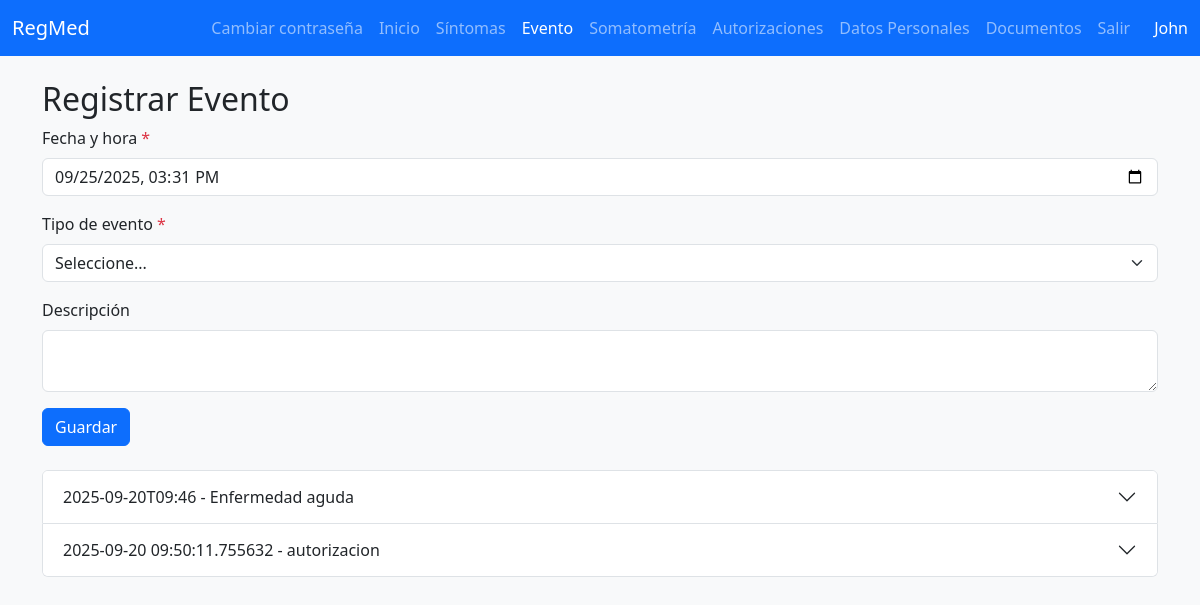
The page /evento (signed in) on the database its author committed.
### tables this page shows
CREATE TABLE users (id INTEGER PRIMARY KEY AUTOINCREMENT NOT NULL, username TEXT NOT NULL, hash TEXT NOT NULL, rol TEXT NOT NULL DEFAULT 'paciente');

CREATE TABLE "eventos" (
                id INTEGER PRIMARY KEY AUTOINCREMENT,
                date TEXT NOT NULL,
                users_id INTEGER NOT NULL,
                tipo TEXT NOT NULL,
                evento TEXT NOT NULL,
                type INTEGER NOT NULL
            );

### app.py (the view, shortened to what this page needs)
@app.route("/evento", methods=["GET", "POST"])
@login_required
def evento():
    if session.get("rol") != "paciente":
        return apology("Acceso restringido", 403)
    conn = get_db_connection()
    eventos = conn.execute("SELECT * FROM eventos WHERE users_id = ?", (session["user_id"],)).fetchall()
    conn.close()
    fecha_hoy = datetime.now().strftime('%Y-%m-%dT%H:%M')
    return render_template("evento.html", eventos=eventos, fecha_hoy=fecha_hoy)

### app.py (called while the page is built)
def get_db_connection():
    db_path = os.path.join(os.path.dirname(__file__), "pacientes.db")
    conn = sqlite3.connect(db_path)
    conn.row_factory = sqlite3.Row
    return conn

@app.context_processor
def inject_username():
    if "user_id" in session:
        conn = get_db_connection()
        user = conn.execute("SELECT username FROM users WHERE id = ?", (session["user_id"],)).fetchone()
        conn.close()
        if user:
            return {"username": user["username"]}
    return {}

@app.after_request
def after_request(response):
    response.headers["Cache-Control"] = "no-cache, no-store, must-revalidate"
    response.headers["Expires"] = 0
    response.headers["Pragma"] = "no-cache"
    return response

### helpers.py (called while the page is built)
def login_required(f):
    @wraps(f)
    def decorated_function(*args, **kwargs):
        if session.get("user_id") is None:
            return redirect("/login")
        return f(*args, **kwargs)
    return decorated_function

### static/templates/evento.html (shortened to what this page needs)
{% extends "layout.html" %}
{% block content %}
<h2>Registrar Evento</h2>
<form action="/evento" method="post" class="mb-4">
  <div class="mb-3">
    <label for="fecha" class="form-label">Fecha y hora <span class="text-danger">*</span></label>
    <input type="datetime-local" class="form-control" id="fecha" name="fecha" required
           value="{{ fecha_hoy if fecha_hoy is defined else '' }}">
  </div>
  <div class="mb-3">
    <label for="tipo" class="form-label">Tipo de evento <span class="text-danger">*</span></label>
    <select class="form-select" id="tipo" name="tipo" required>
      <option value="" selected disabled>Seleccione...</option>
    </select>
  </div>
  <div class="mb-3">
    <label for="evento" class="form-label">Descripción</label>
    <textarea class="form-control" id="evento" name="evento" required></textarea>
  </div>
  <button type="submit" class="btn btn-primary">Guardar</button>
</form>
{% if eventos %}
<div class="accordion" id="accordionEventos">
  {% for e in eventos %}
  <div class="accordion-item">
    <h2 class="accordion-header" id="headingE{{ loop.index }}">
      <button class="accordion-button collapsed" type="button" data-bs-toggle="collapse" data-bs-target="#collapseE{{ loop.index }}">
        {{ e["date"] }} - {{ e["tipo"] }}
      </button>
    </h2>
  </div>
  {% endfor %}
</div>
{% else %}
<p class="text-muted">No hay eventos registrados.</p>
{% endif %}
{% endblock %}

### static/templates/layout.html (shortened to what this page needs)
<!DOCTYPE html>
<html lang="es">
<head>
  <link href="https://cdn.jsdelivr.net/npm/bootstrap@5.3.2/dist/css/bootstrap.min.css" rel="stylesheet">
</head>
<body class="bg-light">
<nav class="navbar navbar-expand-lg navbar-dark bg-primary fixed-top">
  <div class="container-fluid">
    <a class="navbar-brand" href="/">RegMed</a>
    <div class="collapse navbar-collapse" id="mainNav">
      <ul class="navbar-nav ms-auto mb-2 mb-lg-0">
        {% if session.get('user_id') %}
            <li class="nav-item">
              <a class="nav-link" href="{{ url_for('password') }}">Cambiar contraseña</a>
            </li>
            {% if session.get('rol') == 'enfermeria' %}
                <li class="nav-item">
                  <a class="nav-link {% if request.path.startswith('/seleccionar_paciente') %}active{% endif %}" href="/seleccionar_paciente">Seleccionar Paciente</a>
                </li>
               <li class="nav-item">
                  <a class="nav-link {% if request.path.startswith('/somatometria') %}active{% endif %}" href="/somatometria">Somatometría</a>
                </li>
                <li class="nav-item">
                  <a class="nav-link" href="{{ url_for('registro_enfermeria') }}">Plan de Cuidados</a>
                </li>
                <li class="nav-item">
                  <a class="nav-link {% if request.path.startswith('/prescripciones') %}active{% endif %}" href="/prescripciones">Registrar Prescripción</a>
                </li>
                <li class="nav-item">
                  <a class="nav-link" href="/logout">Salir</a>
                </li>
            {% else %}
              {% if session.get('rol') == 'paciente' %}
                <li class="nav-item">
                  <a class="nav-link {% if request.path == '/' %}active{% endif %}" href="/">Inicio</a>
                </li>
                <li class="nav-item">
                  <a class="nav-link {% if request.path.startswith('/sintomas') %}active{% endif %}" href="/sintomas">Síntomas</a>
                </li>
                <li class="nav-item">
                  <a class="nav-link {% if request.path.startswith('/evento') %}active{% endif %}" href="/evento">Evento</a>
                </li>
                <li class="nav-item">
                  <a class="nav-link {% if request.path.startswith('/somatometria') %}active{% endif %}" href="/somatometria">Somatometría</a>
                </li>
                <li class="nav-item">
                  <a class="nav-link {% if request.path.startswith('/autacceso') %}active{% endif %}" href="/autacceso">Autorizaciones</a>
                </li>
                <li class="nav-item">
                  <a class="nav-link {% if request.path.startswith('/datospersonales') %}active{% endif %}" href="/datospersonales">Datos Personales</a>
                </li>
                <li class="nav-item">
                  <a class="nav-link {% if request.path.startswith('/documentos') %}active{% endif %}" href="/documentos">
                    Documentos
                  </a>
                </li>
                <li class="nav-item">
                  <a class="nav-link" href="/logout">Salir</a>
                </li>
              {% endif %}
         {% endif %}
        {% endif %}
      </ul>
    </div>
    <div class="ms-3 d-none d-lg-block text-white">
      {{ username or "" }}
    </div>
  </div>
</nav>
<div class="container mt-4">
  {% block content %}{% endblock %}
</div>
</body>
</html>

### static/templates/layout.html (style rules this page uses)
body { padding-top: 56px; }

### rows shown on the page
users: username "John"
eventos: date "2025-09-20T09:46", tipo "Enfermedad aguda"
eventos: date "2025-09-20 09:50:11.755632", tipo "autorizacion"
